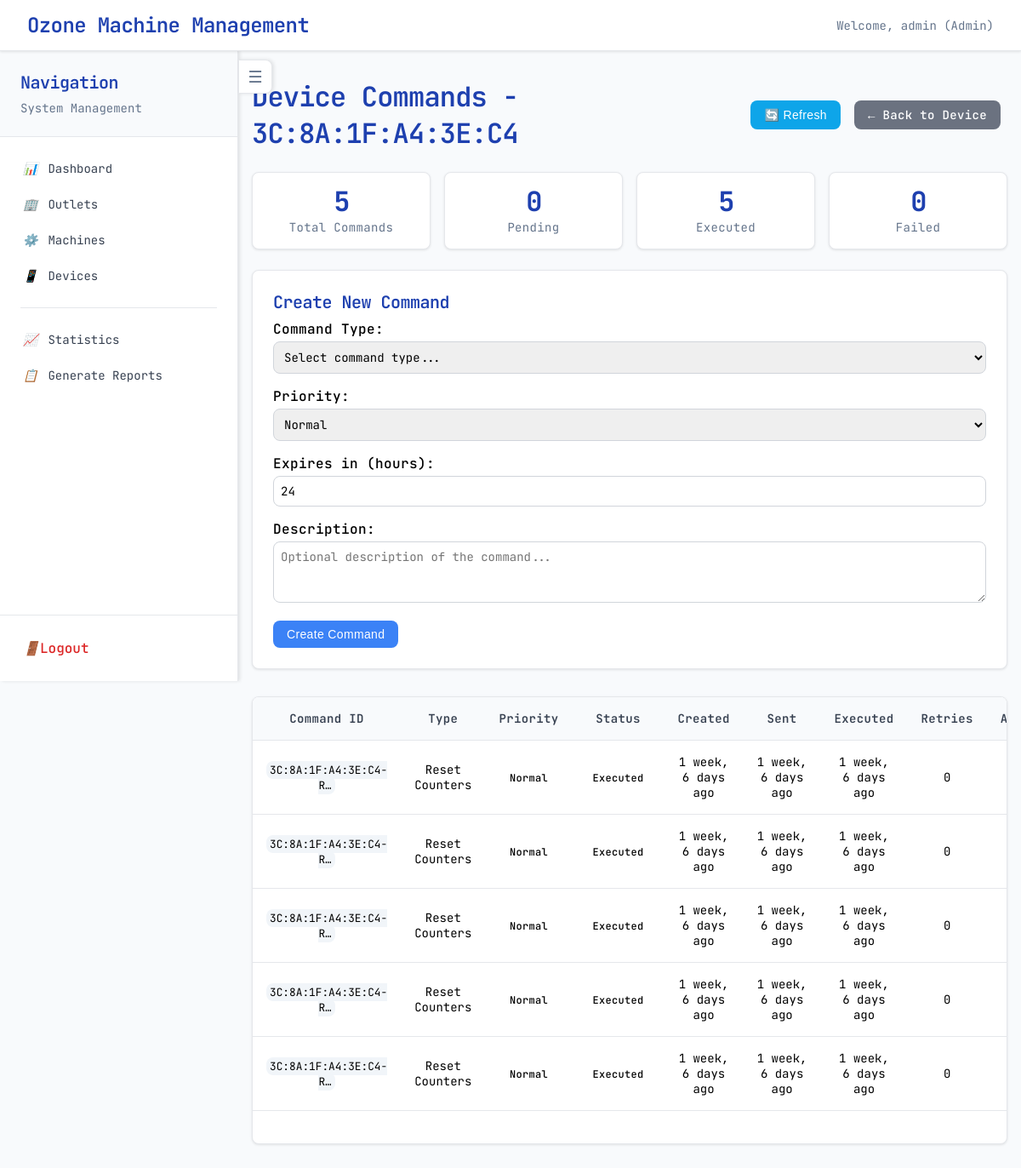
Screenshot of /devices/3C:8A:1F:A4:3E:C4/commands/ (signed in) with the database file from the repository.
### telemetry/models.py (models this page shows, shortened)
class User(AbstractUser):
    ROLE_ADMIN = 'admin'
    ROLE_P2 = 'p2'
    ROLE_DMM = 'dmm'
    ROLE_DEALER = 'dealer'
    ROLE_CHOICES = [
        (ROLE_ADMIN, 'Admin'),
        (ROLE_P2, 'P2 (Perodua HQ)'),
        (ROLE_DMM, 'DMM (Perodua Dealer)'),
        (ROLE_DEALER, 'Dealer (Non-Perodua)'),
    ]
    role = models.CharField(max_length=16, choices=ROLE_CHOICES, default=ROLE_DEALER)

class Device(models.Model):
    mac = models.CharField(max_length=17, unique=True, help_text="MAC address of the ESP32 device", default="00:00:00:00:00:00")
    device_id = models.CharField(max_length=100, unique=True, help_text="Unique device identifier")
    firmware = models.CharField(max_length=50, blank=True, null=True, help_text="Firmware version")
    token = models.CharField(max_length=128, blank=True, null=True, help_text="Authentication token")
    assigned = models.BooleanField(default=False, help_text="Whether device is assigned to a machine")
    last_seen = models.DateTimeField(blank=True, null=True, help_text="Last time device was seen online")
    notes = models.TextField(blank=True, null=True, help_text="Additional notes about the device")
    created_at = models.DateTimeField(auto_now_add=True)
    class Meta:
        ordering = ['-last_seen', 'device_id']

class Command(models.Model):
    COMMAND_TYPES = [
        ('RESET_COUNTERS', 'Reset Counters'),
        ('CLEAR_MEMORY', 'Clear Memory'),
        ('CLEAR_QUEUE', 'Clear Queue'),
        ('REBOOT_DEVICE', 'Reboot Device'),
        ('UPDATE_SETTINGS', 'Update Settings'),
        ('GET_STATUS', 'Get Status'),
        ('SYNC_TIME', 'Sync Time'),
        ('UPDATE_FIRMWARE', 'Update Firmware'),
    ]
    STATUS_CHOICES = [
        ('pending', 'Pending'),
        ('sent', 'Sent'),
        ('executed', 'Executed'),
        ('failed', 'Failed'),
        ('timeout', 'Timeout'),
    ]
    PRIORITY_CHOICES = [
        ('low', 'Low'),
        ('normal', 'Normal'),
        ('high', 'High'),
        ('critical', 'Critical'),
    ]
    command_id = models.CharField(max_length=100, unique=True, help_text="Unique command identifier")
    device = models.ForeignKey(Device, on_delete=models.CASCADE, related_name='commands')
    command_type = models.CharField(max_length=20, choices=COMMAND_TYPES)
    priority = models.CharField(max_length=10, choices=PRIORITY_CHOICES, default='normal')
    payload = models.JSONField(default=dict, blank=True, help_text="Command parameters/data")
    description = models.TextField(blank=True, help_text="Human-readable description")
    status = models.CharField(max_length=10, choices=STATUS_CHOICES, default='pending')
    created_at = models.DateTimeField(auto_now_add=True)
    sent_at = models.DateTimeField(null=True, blank=True)
    executed_at = models.DateTimeField(null=True, blank=True)
    response_data = models.JSONField(default=dict, blank=True, help_text="ESP32 response data")
    error_message = models.TextField(blank=True, help_text="Error message if failed")
    retry_count = models.IntegerField(default=0, help_text="Number of retry attempts")
    created_by = models.ForeignKey('User', on_delete=models.SET_NULL, null=True, blank=True)
    expires_at = models.DateTimeField(null=True, blank=True, help_text="Command expiration time")
    class Meta:
        ordering = ['-created_at']
        indexes = [
            models.Index(fields=['device', 'status']),
            models.Index(fields=['status', 'priority']),
            models.Index(fields=['created_at']),
        ]

### telemetry/views.py (the view)
# urls.py: path('devices/<str:device_id>/commands/', tv.device_commands, name='device_commands'),
@login_required
def device_commands(request, device_id):
    try:
        device = Device.objects.get(device_id=device_id)
    except Device.DoesNotExist:
        return redirect('devices_page')
    commands = Command.objects.filter(device=device)
    stats = {
        'total': commands.count(),
        'pending': commands.filter(status='pending').count(),
        'sent': commands.filter(status='sent').count(),
        'executed': commands.filter(status='executed').count(),
        'failed': commands.filter(status='failed').count(),
        'timeout': commands.filter(status='timeout').count(),
    }
    recent_commands = commands.order_by('-created_at')[:20]
    context = {
        'device': device,
        'stats': stats,
        'recent_commands': recent_commands,
        'command_types': Command.COMMAND_TYPES,
        'priority_choices': Command.PRIORITY_CHOICES,
    }
    return render(request, "devices/commands.html", context)

### telemetry/templates/devices/commands.html (shortened to what this page needs)
{% extends 'base/layout.html' %}
{% block content %}
<div style="display: flex; justify-content: space-between; align-items: center; margin-bottom: 1rem;">
    <h1 style="margin: 0;">Device Commands - {{ device.device_id }}</h1>
    <div style="display: flex; gap: 0.5rem;">
        <button onclick="refreshCommands()" class="btn btn-info">🔄 Refresh</button>
        <a href="/devices/{{ device.device_id }}/" class="btn btn-secondary">← Back to Device</a>
    </div>
</div>
<div class="stats">
    <div class="stat-card">
        <div class="stat-number">{{ stats.total }}</div>
        <div class="stat-label">Total Commands</div>
    </div>
    <div class="stat-card">
        <div class="stat-number">{{ stats.pending }}</div>
        <div class="stat-label">Pending</div>
    </div>
    <div class="stat-card">
        <div class="stat-number">{{ stats.executed }}</div>
        <div class="stat-label">Executed</div>
    </div>
    <div class="stat-card">
        <div class="stat-number">{{ stats.failed }}</div>
        <div class="stat-label">Failed</div>
    </div>
</div>
<div class="card" style="margin-bottom: 2rem;">
    <div class="card-header">
        <h3>Create New Command</h3>
    </div>
    <div class="card-body">
        <form method="POST" action="/devices/{{ device.device_id }}/commands/create/">
            <div class="form-row">
                <div class="form-group">
                    <label for="command_type">Command Type:</label>
                    <select name="command_type" id="command_type" required>
                        <option value="">Select command type...</option>
                    </select>
                </div>
                <div class="form-group">
                    <label for="priority">Priority:</label>
                    <select name="priority" id="priority">
                        {% for value, label in priority_choices %}
                            <option value="{{ value }}" {% if value == 'normal' %}selected{% endif %}>{{ label }}</option>
                        {% endfor %}
                    </select>
                </div>
                <div class="form-group">
                    <label for="expires_in_hours">Expires in (hours):</label>
                    <input type="number" name="expires_in_hours" id="expires_in_hours" value="24" min="1" max="168">
                </div>
            </div>
            <div class="form-group">
                <label for="description">Description:</label>
                <textarea name="description" id="description" rows="3" placeholder="Optional description of the command..."></textarea>
            </div>
            <div class="form-actions">
                <button type="submit" class="btn btn-primary">Create Command</button>
            </div>
        </form>
    </div>
</div>
<div class="table-container">
    <div class="table-scrollable-devices">
        <table class="table">
            <thead>
                <tr>
                    <th>Command ID</th>
                    <th>Type</th>
                    <th>Priority</th>
                    <th>Status</th>
                    <th>Created</th>
                    <th>Sent</th>
                    <th>Executed</th>
                    <th>Retries</th>
                    <th>Actions</th>
                </tr>
            </thead>
            <tbody>
                {% for command in recent_commands %}
                <tr>
                    <td>
                        <code style="font-size: 0.8rem;">{{ command.command_id|truncatechars:20 }}</code>
                    </td>
                    <td>{{ command.get_command_type_display }}</td>
                    <td>
                        <span class="status-badge
                            {% if command.priority == 'critical' %}status-critical
                            {% elif command.priority == 'high' %}status-high
                            {% elif command.priority == 'normal' %}status-normal
                            {% else %}status-low{% endif %}">
                            {{ command.get_priority_display }}
                        </span>
                    </td>
                    <td>
                        <span class="status-badge
                            {% if command.status == 'executed' %}status-success
                            {% elif command.status == 'failed' %}status-error
                            {% elif command.status == 'pending' %}status-warning
                            {% elif command.status == 'sent' %}status-info
                            {% else %}status-secondary{% endif %}">
                            {{ command.get_status_display }}
                        </span>
                    </td>
                    <td>{{ command.created_at|timesince }} ago</td>
                    <td>
                        {% if command.sent_at %}
                            {{ command.sent_at|timesince }} ago
                        {% else %}
                            -
                        {% endif %}
                    </td>
                    <td>
                        {% if command.executed_at %}
                            {{ command.executed_at|timesince }} ago
                        {% else %}
                            -
                        {% endif %}
                    </td>
                    <td>{{ command.retry_count }}</td>
                    <td>
                    </td>
                </tr>
                {% empty %}
                <tr>
                    <td colspan="9" style="text-align:center;padding:2rem;color:#64748b">
                        No commands found for this device.
                    </td>
                </tr>
                {% endfor %}
            </tbody>
        </table>
    </div>
</div>
{% endblock %}

### telemetry/templates/base/layout.html (shortened to what this page needs)
<!doctype html>
<html>
<head>
</head>
<body>
  <div class="topbar">
    <div class="topbar-title">Ozone Machine Management</div>
    <div class="topbar-user">Welcome, {{ user.username }} ({{ user.get_role_display }})</div>
  </div>
  <div class="sidebar" id="sidebar">
    <div class="sidebar-header">
      <div class="sidebar-title">Navigation</div>
      <div class="sidebar-subtitle">System Management</div>
    </div>
    <nav class="sidebar-nav">
      <a href="/dashboard/" {% if request.resolver_match.url_name == 'dashboard' %}class="active"{% endif %}>
        <i>📊</i>Dashboard
      </a>
      <a href="/outlets/" {% if 'outlets' in request.resolver_match.url_name %}class="active"{% endif %}>
        <i>🏢</i>Outlets
      </a>
      <a href="/machines/" {% if 'machines' in request.resolver_match.url_name %}class="active"{% endif %}>
        <i>⚙️</i>Machines
      </a>
      <a href="/devices/" {% if 'devices' in request.resolver_match.url_name %}class="active"{% endif %}>
        <i>📱</i>Devices
      </a>
      <div style="height:1px;background:#e5e7eb;margin:1rem 1.5rem;"></div>
      <a href="/statistics/" {% if 'statistics' in request.resolver_match.url_name %}class="active"{% endif %}>
        <i>📈</i>Statistics
      </a>
      <a href="/reports/" {% if 'reports' in request.resolver_match.url_name %}class="active"{% endif %}>
        <i>📋</i>Generate Reports
      </a>
    </nav>
    <div style="position:absolute;bottom:0;left:0;right:0;padding:1rem 0;border-top:1px solid #e5e7eb;background:white;">
      <a href="/logout/" style="display:block;padding:0.75rem 1.5rem;color:#dc2626;text-decoration:none;transition:all 0.2s ease;border-left:3px solid transparent;font-weight:500;">
        <i>🚪</i>Logout
      </a>
    </div>
  </div>
  <div class="sidebar-toggle" onclick="toggleSidebar()"></div>
  <div class="main-content">
    {% block content %}{% endblock %}
  </div>
</body>
</html>

### rows the page displays
User: username "admin", role "Admin"
Device: device_id "3C:8A:1F:A4:3E:C4"
Command: command_id "3C:8A:1F:A4:3E:C4-R…", command_type "Reset Counters", priority "Normal", status "Executed", created_at "1 week, 6 days", sent_at "1 week, 6 days", executed_at "1 week, 6 days", retry_count "0"
Command: command_id "3C:8A:1F:A4:3E:C4-R…", command_type "Reset Counters", priority "Normal", status "Executed", created_at "1 week, 6 days", sent_at "1 week, 6 days", executed_at "1 week, 6 days", retry_count "0"
Command: command_id "3C:8A:1F:A4:3E:C4-R…", command_type "Reset Counters", priority "Normal", status "Executed", created_at "1 week, 6 days", sent_at "1 week, 6 days", executed_at "1 week, 6 days", retry_count "0"
Command: command_id "3C:8A:1F:A4:3E:C4-R…", command_type "Reset Counters", priority "Normal", status "Executed", created_at "1 week, 6 days", sent_at "1 week, 6 days", executed_at "1 week, 6 days", retry_count "0"
Command: command_id "3C:8A:1F:A4:3E:C4-R…", command_type "Reset Counters", priority "Normal", status "Executed", created_at "1 week, 6 days", sent_at "1 week, 6 days", executed_at "1 week, 6 days", retry_count "0"

### other values shown
{{ stats.total }} "5"
{{ stats.pending }} "0"
{{ stats.executed }} "5"
{{ stats.failed }} "0"
form field priority "Normal"
